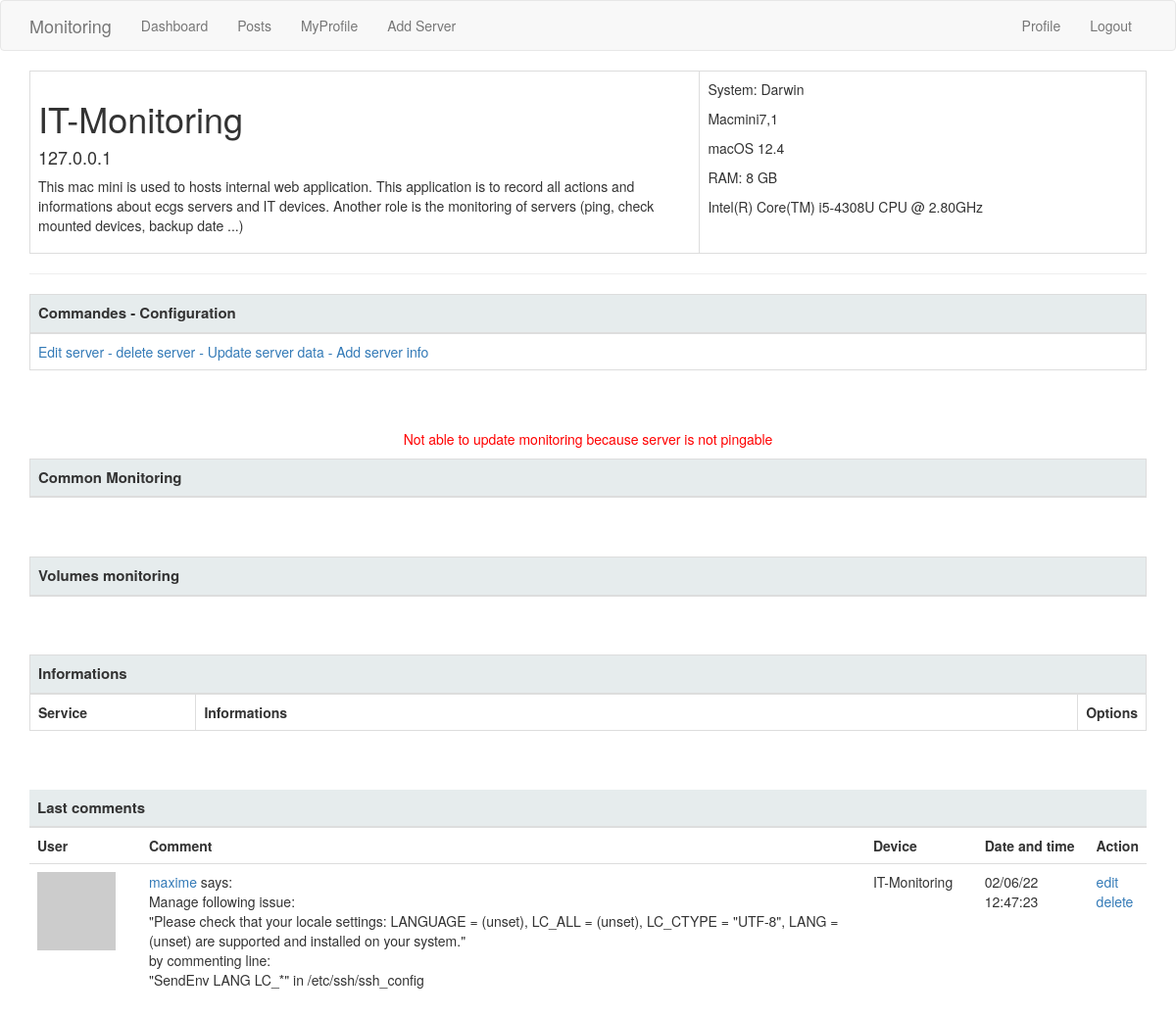
Page /dashboard/IT-Monitoring (signed in) on the committed database.
### webapp/models.py (models this page shows, shortened)
class Server(db.Model):
    id = db.Column(db.Integer, primary_key=True)
    address = db.Column(db.String(15), index=True, unique=True)
    name = db.Column(db.String(30), index=True)
    user = db.Column(db.String(15), index=True)
    about_me = db.Column(db.String(140))
    public_address = db.Column(db.String(15), index=True)
    public_name = db.Column(db.String(30), index=True)
    public_server = db.Column(db.Boolean, default=False, index=True)
    os = db.Column(db.String(30), index=True)
    raminfo = db.Column(db.String(30), index=True)
    modele = db.Column(db.String(30), index=True)
    cpuinfo = db.Column(db.String(30), index=True)
    system_type = db.Column(db.String(30), index=True)
    ssh_connection = db.Column(db.Boolean, default=False, index=True)
    mount_volumes = db.Column(db.Boolean, default=False, index=True)
    def test_connect(self):
        if self.ping_ip():
            if not self.ssh_connection:
                return False, "SSH not enable for this server"
            try:
                address = self.address
                user = self.user
                ssh = subprocess.Popen(['ssh',address, '-T', '-l',user,'-o', 'PreferredAuthentications=publickey'], stdin=subprocess.PIPE, stdout=subprocess.PIPE, stderr=subprocess.PIPE,  universal_newlines=True, bufsize=0)
                cmd = "exit"
                finalCMD = "{} \n".format(cmd)
                ssh.stdin.write(finalCMD)
                ssh.stdin.close()
                sshError = ssh.stderr.readlines()
                if len(sshError) > 0:
                    for msg in sshError:
                        print(msg)
                        return False, "ssh error: {}".format(msg)
                if len(sshError) == 0:
                    return True, "ok"
            except:
                return False, "unknown issue"
        else:
            return False, "server is not pingable"
    def deco_test_ssh(function):
        def test_ssh(self):
            if self.ping_ip():
                test = subprocess.Popen(f"ssh -o StrictHostKeyChecking=no -o PasswordAuthentication=No -l {self.user} {self.address} {'exit'}", shell=True, stdout=subprocess.PIPE, stderr=subprocess.PIPE).communicate()
                test = test[0].decode('ascii')
                if re.search('denied', str(test)):
                    return False
                else:
                    return function(self)
            else:
                return False
        return test_ssh
    def ping_ip(self):
        response = os.system("ping -c 1 -t 2 " + self.address)
        if response == 0:
            return True
        else:
            return False
    def check_mandatory_volumes(self):
            volumes = "[]"
            home = os.getcwd()
            file = "{}/webapp/templates/server/mounted_volumes.txt".format(home)
            with open (file, "r") as f:
                for line in f:
                        server_x = "{}:".format(self.name)
                        if re.search(server_x, line):
                                volumes = line.split(":")[1]
                                volumes = re.search(r"\w.*\w", volumes)[0]  # Keep only alaphanum
                                break
                        else:
                                volumes = ""
            volumes = volumes.split(",")
            return volumes
    def get_mounted_volumes(self):
        i = 0
        volumes = "[]"
        home = os.getcwd()
        file = "{}/webapp/templates/server/mounted_volumes.txt".format(home)
        with open (file, "r") as f:
            for line in f:
                    server_x = "{}:".format(self.name)
                    if re.search(server_x, line):
                            volumes = line.split(":")[1]
                            volumes = re.search(r"\w.*\w", volumes)[0]  # Keep only alaphanum (removes spaces)
                            break
                    else:
                            volumes = ''
        if volumes == '':
            return False
        return volumes
    def check_vol_capacity(self):
        values = {}
        if (self.get_mounted_volumes()) and (self.mount_volumes):
            volumes = self.get_mounted_volumes()
            volumes = volumes.split(",")
            i = 0
            for vol in volumes:
                vol = vol.strip(' ')
                volume = '/Volumes/{}'.format(vol)
                filter1 = '{\'print $2\'}'
                cmd = ['df',  '-h', volume]
                resp = subprocess.Popen(('df',  '-h', volume), stdout=subprocess.PIPE)
                resp1 = subprocess.check_output(('grep', volume), stdin=resp.stdout)
                resp1 = resp1.decode('ascii')
                total = resp1.split(' ')[3]
                total_vol = int(re.search(r"\d*",total)[0])
                total_unit = re.search(r"\D{2}",total)[0]
                used_vol = re.search(r"\d+%", resp1)[0]
                used_vol = int(re.search(r"\d*", used_vol)[0]) # in percent
                cnt = i
                i += 1
                values[vol] = [total_vol, total_unit, used_vol, cnt]
        else:
            return False, False
        return values, len(values)

class Post(db.Model):
    id = db.Column(db.Integer, primary_key=True)
    body = db.Column(db.String(1000))
    timestamp = db.Column(db.DateTime, index=True, default=datetime.utcnow)
    user_id = db.Column(db.Integer, db.ForeignKey('user.id'))
    device = db.Column(db.String(30), index=True)

class User(UserMixin, db.Model):
    __tablename__ = 'user'
    id = db.Column(db.Integer, primary_key=True)
    username = db.Column(db.String(64), index=True, unique=True)
    email = db.Column(db.String(120), index=True, unique=True)
    password_hash = db.Column(db.String(128))
    posts = db.relationship('Post', backref='author', lazy='dynamic')
    about_me = db.Column(db.String(140))
    last_seen = db.Column(db.DateTime, default=datetime.utcnow)
    def avatar(self, size):
        digest = md5(self.email.lower().encode('utf-8')).hexdigest()
        return 'https://www.gravatar.com/avatar/{}?d=identicon&s={}'.format(
            digest, size)

### webapp/routes.py (the view)
@app.route('/dashboard/<server>')
@login_required
def server(server):
        server_x = Server.query.filter_by(name=server).first_or_404()
        posts = Post.query.order_by(Post.timestamp.desc()).filter_by(device=server)
        infos = Server_info.query.filter_by(server_name=server)
        return render_template('server.html', server=server_x, posts=posts, os=os, infos=infos)

### webapp/models.py (called while the page is built)
@login.user_loader
def load_user(id):
    return User.query.get(int(id))

### webapp/routes.py (called while the page is built)
@app.before_request
def before_request():
    if current_user.is_authenticated:
        current_user.last_seen = datetime.utcnow()
        db.session.commit()

### webapp/templates/server.html (shortened to what this page needs)
{% extends "base.html" %}
{% block app_content %}
    <table class="table table-bordered">
        <col style="width:60%">
        <col style="width:40%">
        <tr valign="top">
            <td>
                <h1> {{ server.name }} {% if server.public_server %} <br>{{ server.public_name }}   {% endif %} </h1>
                <h4> {{ server.address }} {% if server.public_server %}  <br>{{ server.public_address }} {% endif %}</h4>
                {% if server.about_me %}<p style="white-space: pre-line">{{ server.about_me }}</p>{% endif %}
            </td>
            {% if server.ssh_connection == True %}
                <td>
                    <p> System: {{ server.system_type }}</p>
                    <p> {{ server.modele }}</p>
                    <p> {{ server.os }}</p>
                    <p> RAM: {{ server.raminfo }}</p>
                    <p> {{ server.cpuinfo }}</p>
                </td>
            {% endif %}
        </tr>
    </table>
    <hr>
    <table class="table table-hover table-bordered title">
            <col style="width:100%">
            <thead>
                    <tr>
                            <th colspan="3">Commandes - Configuration</th>
                    </tr>
            </thead>
            <tbody>
                    <tr>
                            <td><a href="{{ url_for('edit_server', name=server.name) }}">Edit server</a>
                            <a>   -   </a>
                            <a href="{{ url_for('server_delete', id=server.id) }}"
      onclick="return confirm('Do you want to permanently delete this server: {{ server.name }}?');" title="Delete Server">delete server</a>
                            <a>   -   </a>
                            <a href="{{ url_for('update_server', server=server.name) }}">Update server data</a>
                            <a>   -   </a>
                            <a href="{{ url_for('add_server_info', server_name=server.name) }}">Add server info</a></td>
                     </tr>
            </tbody>
    </table>
    <br></br>
    <table class="table table-hover table-bordered title">
            <col style="width:20%">
            <col style="width:70%">
            <col style="width:10%">
            <thead>
                    <tr>
                            <th colspan="3">Common Monitoring</th>
                    </tr>
            </thead>
            <tbody>
                {% if server.ssh_connection %}
                    {% if not server.test_connect()[0] %}
                        <p class="redcenter"> Not able to update monitoring because {{ server.test_connect()[1]  }}<p>
                    {% endif %}
                {% endif %}
            </tbody>
    </table>
<br></br>
        {% include "table_volume_monitor.html" %}
        {% include "table_info_server.html" %}
        {% include "table_post.html" %}
{% endblock %}

### webapp/templates/table_post.html
   <table class="table table-hover title">
        <col style="width:10%">
        <col style="width:65%">
        <col style="width:10%">
        <col style="width:10%">
        <col style="width:10%">
        <thead>
                <tr>
                        <th colspan="5">Last comments </th>
                </tr>
        </thead>
        <tbody>
                <tr >
                            <th>User</th>
                            <th>Comment</th>
                            <th>Device</th>
                            <th>Date and time</th>
                            <th>Action</th>
                </tr>
                {% for post in posts %}
                <tr>
                        <td width="3rem"><a href="{{ url_for('user', username=post.author.username) }}"><img src="{{ post.author.avatar(30) }}" /></a></td>
                        <td  style="white-space: pre-line"><a href="{{ url_for('user', username=post.author.username) }}">{{ post.author.username }}</a> says:<br>{{ post.body }}</td>
                        <td> {{ post.device }} </td>
                        <td class="date"> {{ post.timestamp.strftime("%d/%m/%y %X") }} </td>
                        <td><a href="{{ url_for('post_modify', id=post.id) }}" title="Modify Comment">edit</a>
                        <a href="{{ url_for('post_delete', id=post.id) }}" onclick="return confirm('Do you want to permanently delete the comment: {{ post.body }}?');" title="Delete Comment">delete</a>
                        </td>
                 </tr>
                {% endfor %}
        </tbody>
</table>

### webapp/static/styles/style.css (style rules this page uses)
table.title thead th { font-size: 1.5rem; background-color: #E6ECED; }
p.redcenter { text-align: center; color: red; }

### rows in the picture
Server: name "IT-Monitoring", address "127.0.0.1", about_me "This mac mini is used to hosts internal web application. This application is to record all actions and informations about ecgs servers and IT devices. Another role is the monitoring of servers (ping, check mounted devices, backup date ...)", system_type "Darwin", modele "Macmini7,1", os "macOS 12.4", raminfo "8 GB", cpuinfo "Intel(R) Core(TM) i5-4308U CPU @ 2.80GHz", address "server is not pingable"
Post: author.username "maxime", body "Manage following issue: \"Please check that your locale settings: LANGUAGE = (unset), LC_ALL = (unset), LC_CTYPE = \"UTF-8\", LANG = (unset) are supported and installed on your system.\" by commenting line: \"SendEnv LANG LC_*\" in /etc/ssh/ssh_config", device "IT-Monitoring", timestamp "02/06/22 12:47:23"
